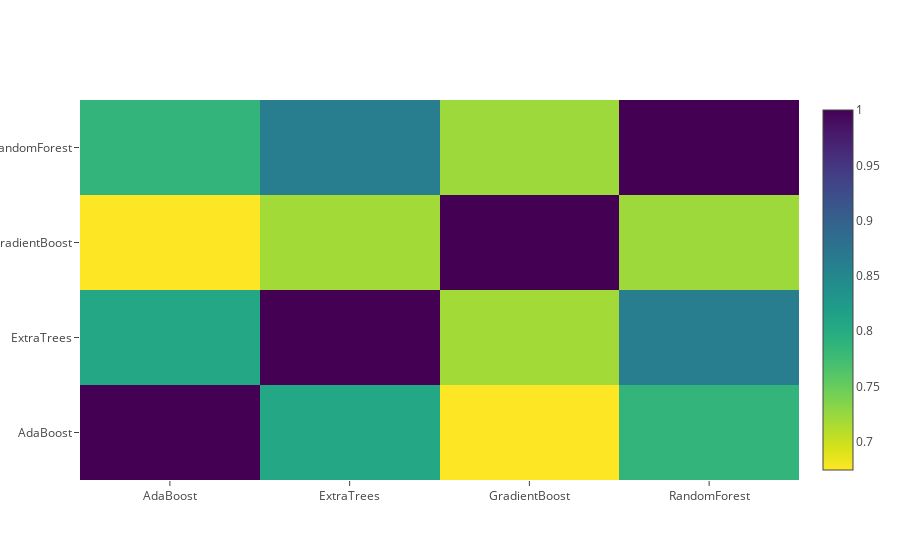

Notebook code for this chart:
### Markdown cell above
**Correlation Heatmap of the Second Level Training set**

### Code cell
data = [
    go.Heatmap(
        z= base_predictions_train.astype(float).corr().values ,
        x=base_predictions_train.columns.values,
        y= base_predictions_train.columns.values,
          colorscale='Viridis',
            showscale=True,
            reversescale = True
    )
]
py.iplot(data, filename='labelled-heatmap')

### Figure 1 — Plotly figure (JSON) as saved in the notebook; plotly's stock layout.template omitted (floating-point values rounded to 4 significant figures)
{"data": [{"colorscale": "Viridis", "reversescale": true, "showscale": true, "type": "heatmap", "x": ["AdaBoost", "ExtraTrees", "GradientBoost", "RandomForest"], "y": ["AdaBoost", "ExtraTrees", "GradientBoost", "RandomForest"], "z": [[1, 0.8054, 0.6745, 0.7872], [0.8054, 1, 0.7197, 0.8635], [0.6745, 0.7197, 1, 0.7221], [0.7872, 0.8635, 0.7221, 1]]}], "layout": {}}
